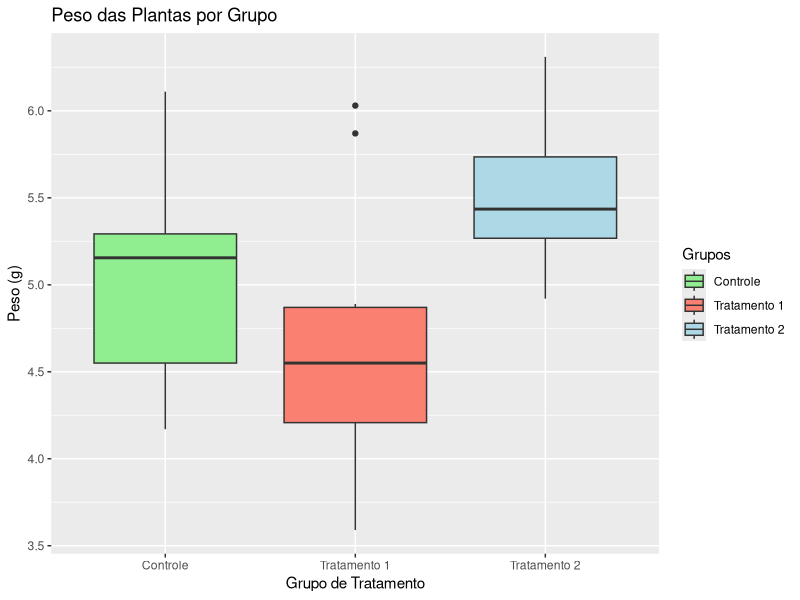

Source code (R):

# ANOVA One-Way ----------------------------------------------------------------------------------------------------------------------------
# Autoria do script: Jeanne Franco ---------------------------------------------------------------------------------------------------------
# Data: 22/04/25 ---------------------------------------------------------------------------------------------------------------------------

# Introdução -------------------------------------------------------------------------------------------------------------------------------

# O que fazemos para ver diferenças entre três ou mais grupos?: ----------------------------------------------------------------------------

## O que é ANOVA One-Way?

## A ANOVA (Análise de Variância) de uma via é um teste estatístico 
## utilizado para comparar as médias de três ou mais grupos 
## independentes, determinando se há evidências de que pelo menos 
## uma das médias difere significativamente das demais. É uma 
## extensão do teste t para amostras independentes.

## Hipóteses:

## H0: as médias de todos os grupos são iguais;
## H1: pelo menos uma média é diferente.

## Pressupostos:

## 1 - Normalidade dos resíduos.
## 2 - Homogeneidade de variâncias (homocedasticidade).
## 3 - Independência das observações.

# Exemplo prático com o dataset PlantGrowth ------------------------------------------------------------------------------------------------

## Carregar pacotes

library(tidyverse) # Manipulação e visualização de dados

## Carregando e explorando os dados:

# Carregar dados

data(PlantGrowth)
head(PlantGrowth)

# Resumo estatístico

summary(PlantGrowth)

# Visualizar estrutura

glimpse(PlantGrowth)

## Visualização inicial

ggplot(PlantGrowth, aes(x = group, 
                        y = weight, 
                        fill = group)) +
  geom_boxplot() +
  scale_fill_manual(values = c("lightgreen", 
                               "salmon", 
                               "lightblue"),
                    name = "Grupos",
                    breaks = c("ctrl", "trt1", "trt2"),
                    labels = c("Controle", "Tratamento 1", "Tratamento 2")) +
  scale_x_discrete(labels = c("Controle", "Tratamento 1", "Tratamento 2")) +
  labs(x = "Grupo de Tratamento",
       y = "Peso (g)",
       title = "Peso das Plantas por Grupo")
